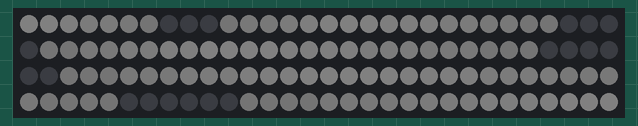
This sketch was run on a simulated Arduino Uno, built with avr-gcc and run on an emulated ATmega328P. Parts: 120 RGB LEDs in strip order, left to right, continuing on the next row. Dim RGB values are drawn brighter than linear; random numbers use the default seed unless the sketch sets one; what the sketch prints to the serial monitor is not drawn.

Above: at 0.6 s.
At 2.6 s:
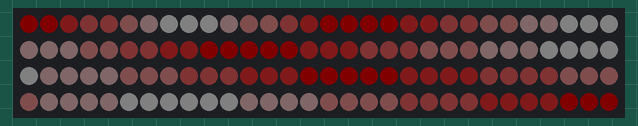
At 10.7 s:
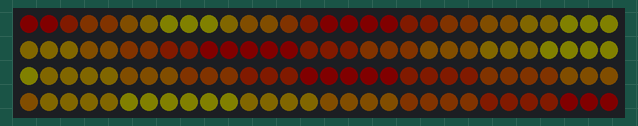
At 19.8 s:
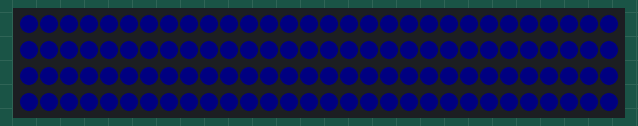
At 28.9 s:
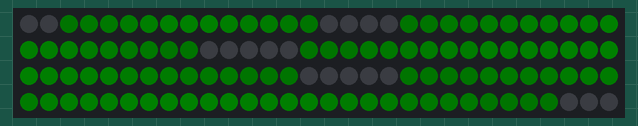
At 38.1 s:
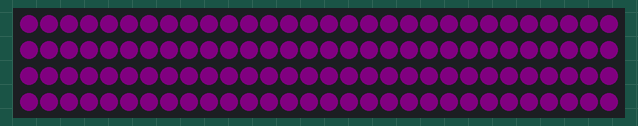

Measured:
- what the display in image 0 shows lasts 1.0 s, from 0.5 s to 1.5 s
- what the display in image 1 shows lasts 2.0 s, from 2.6 s to 4.6 s

The sketch:

neopixel_ring_gradients.ino
```cpp
//TODO:
// For shifting, try to shift the colors in an array rather than shifting as part of the gradient function
// have separate function to light pixels based on the colors of the array

#include <Adafruit_NeoPixel.h>
#include <math.h>

// Which pin on the Arduino is connected to the NeoPixels?
#define LED_PIN    6

// How many NeoPixels are attached to the Arduino?
#define LED_COUNT 120
#define S_PIXEL_COUNT 16   // pixels 0 - 15, 22.5
#define M_PIXEL_COUNT 24   // pixels 16 - 39, 15 degs
#define L_PIXEL_COUNT 35   // pixels 40 - 74, 10.3 degs
#define XL_PIXEL_COUNT 45  // pixels 75 - 119, 8 degs
const int S_PIXEL_START = 0;
const int S_PIXEL_END = 15;
const int M_PIXEL_START = S_PIXEL_COUNT; // 16
const int M_PIXEL_END = M_PIXEL_START + M_PIXEL_COUNT; // 40 (index 39)
const int L_PIXEL_START = M_PIXEL_START + M_PIXEL_COUNT; // 40
const int L_PIXEL_END = L_PIXEL_START + L_PIXEL_COUNT;   // 75 (index 74)
const int XL_PIXEL_START = L_PIXEL_START + L_PIXEL_COUNT; // 75
const int XL_PIXEL_END = XL_PIXEL_START + XL_PIXEL_COUNT; // 120 (index 119)


byte pixel_colors[LED_COUNT][3];                // array to store colors in their original, primary position
byte shifted_pixel_colors[LED_COUNT][3];        // array to start colors after being shifted
byte gradient_colors[2][3] = {{0,0,0},{0,0,0}}; // array of 2 rbg colors for the gradient

bool adjust_colors = true;                       // set whether you want to adjust colors or not (so you don't pointless adjust to same color every loop)

const float micro_step_amt = 0.02;
bool  free_shift = true;            // mode for shifting colors around each ring individually
bool  sync_shift = false;             // mode for shifting colors around all rings in sync
float xl_shift_counter = 0.00;
float l_shift_counter = 0.00;
float m_shift_counter = 0.00;
float s_shift_counter = 0.00;

// Declare our NeoPixel strip object:
Adafruit_NeoPixel strip(LED_COUNT, LED_PIN, NEO_GRB + NEO_KHZ800); // (Total number of pixels, Arduino pin number, Pixel type flags)

void light_leds(){
  // This function sets the pixel colors based on the final color setting (currently the color after they have been shifted)
  for(int pixel = 0; pixel < LED_COUNT; pixel++){
    strip.setPixelColor(pixel, pixel_colors[pixel][0], pixel_colors[pixel][1], pixel_colors[pixel][2]);
    // Serial.print("Pixel ");Serial.print(pixel);Serial.print(": Red: ");Serial.println(pixel_colors[pixel][0]);
  }

  strip.show(); // update the colors of the pixels
}


void set_gradient_color(byte color_num, byte r, byte g, byte b) {
  // set the two colors for the gradient in the gradient color array
  gradient_colors[color_num][0] = r;
  gradient_colors[color_num][1] = g;
  gradient_colors[color_num][2] = b;
}

byte get_ring_pixel_count(char circle)
{
  // define pixel count and offset for each circle type
  if (circle == 's')
  {
    return S_PIXEL_COUNT;
  }
  else if (circle == 'm')
  {
    return M_PIXEL_COUNT;
  }
  else if (circle == 'l')
  {
    return L_PIXEL_COUNT;
  }
  else if (circle == 'x')
  {
    return XL_PIXEL_COUNT;
  }
}

byte get_ring_first_pixel(char circle)
{
  if (circle == 's')
  {
    return S_PIXEL_START;
  }
  else if (circle == 'm')
  {
    return M_PIXEL_START;
  }
  else if (circle == 'l')
  {
    return L_PIXEL_START;
  }
  else if (circle == 'x')
  {
    return XL_PIXEL_START;
  }
}

void apply_gradient(char circle, byte color_1[], byte color_2[])
{ // Applies the color gradient between two colors on a given pixel ring to the main pixel_colors array.
  // TODO: define array size?

  byte pixels_per_color = get_ring_pixel_count(circle) / 2; // find how many pixels each color should have based on the ring
  byte ring_first_pixel = get_ring_first_pixel(circle);     // was circle_offset    // determines where the first color should start based on which circle we're working on

  // add one to pixels_per_color for the rings with odd # leds
  if (pixels_per_color % 2 == 1)
    pixels_per_color++;

  // for each color of the 2 color array
  for (int color = 0; color < 2; color++)
  {
    // figure out which range of pixels we're working on based on the circle: [start pixel, end pixel]
    byte current_range[2];

    // to fix bug of xl 2nd color going out of array range
    if (circle == 'x' && color == 1)
    {
      current_range[0] = (color * pixels_per_color) + ring_first_pixel; // 22 + 75 = 97
      current_range[1] = ((color + 1) * pixels_per_color) + ring_first_pixel + 1; // 44 + 75 + 1 = 120
    }
    else
    {
      current_range[0] = (color * pixels_per_color) + ring_first_pixel;  // 75
      current_range[1] = ((color + 1) * pixels_per_color) + ring_first_pixel; // 22 + 75 = 97
    }

    byte final_color[3];

    // set the starting color for the range (if color = 0 it's red. if color = 1 it's blue)
    if (color == 0)
    {
      final_color[0] = color_1[0]; // r
      final_color[1] = color_1[1]; // g
      final_color[2] = color_1[2]; // b
      // Serial.print("final_color_1 red: "); Serial.println(final_color[0]);
    }
    if (color == 1)
    {
      final_color[0] = color_2[0];
      final_color[1] = color_2[1];
      final_color[2] = color_2[2];
      // Serial.print("final_color_2 red: "); Serial.println(final_color[0]);
    }

    // Serial.print("Seeing if we can get into gradient color loop: start "); Serial.print(current_range[0]); Serial.print(" end: "); Serial.println(current_range[1]);
    for (int pixel = current_range[0]; pixel < current_range[1]; pixel++)
    {
      // apply the gradient color to the main pixel color array:
      pixel_colors[pixel][0] = final_color[0];
      pixel_colors[pixel][1] = final_color[1];
      pixel_colors[pixel][2] = final_color[2];
      // Serial.print("Apply final gradient color to pixel_colors pixel: "); Serial.print(pixel); Serial.print(" red: "); Serial.println(pixel_colors[pixel][0]);

      // define next color in the gradient:
      if (color == 0)
      {
        final_color[0] += int((color_2[0] - color_1[0]) / pixels_per_color);
        final_color[1] += int((color_2[1] - color_1[1]) / pixels_per_color);
        final_color[2] += int((color_2[2] - color_1[2]) / pixels_per_color);
      }
      if (color == 1)
      {
        final_color[0] += int((color_1[0] - color_2[0]) / pixels_per_color);
        final_color[1] += int((color_1[1] - color_2[1]) / pixels_per_color);
        final_color[2] += int((color_1[2] - color_2[2]) / pixels_per_color);
      }
    }
    // Serial.println("End of gradient colors being applied to pixel_colors ");
  }
  // Serial.println("End of apply gradient function");
}

//////////////////////////////////////////////////////////

void setup() {
  Serial.begin(9600); // open the serial port at 9600 bps:
  Serial.println("Hello. Setup running.");
  strip.begin();           // INITIALIZE NeoPixel strip object (REQUIRED)
  strip.clear();
  strip.show();            // Turn OFF all pixels (turns off as no pixel colors have been defined yet)
  strip.setBrightness(5);  // Set BRIGHTNESS (max = 255)


  // setup initial colors
  // set the gradient colors
  set_gradient_color(0, 255, 0, 0);
  set_gradient_color(1, 0, 0, 255);

  // apply the gradient using the gradient colors
  apply_gradient('s', gradient_colors[0], gradient_colors[1]);
  apply_gradient('m', gradient_colors[0], gradient_colors[1]);
  apply_gradient('l', gradient_colors[0], gradient_colors[1]);
  apply_gradient('x', gradient_colors[0], gradient_colors[1]);

  delay(500);
  Serial.println("End of Setup.");
}

void loop() {

  if (adjust_colors) {
      // set the gradient colors
      // todo: adjust colors based on pot input
      int color[2] = {0, 255};
      set_gradient_color(0, color[random(0, 2)], color[random(0, 2)], color[random(0, 2)]);
      set_gradient_color(1, color[random(0, 2)], color[random(0, 2)], color[random(0, 2)]);

      // apply the gradient using the gradient colors
      apply_gradient('s', gradient_colors[0], gradient_colors[1]);
      apply_gradient('m', gradient_colors[0], gradient_colors[1]);
      apply_gradient('l', gradient_colors[0], gradient_colors[1]);
      apply_gradient('x', gradient_colors[0], gradient_colors[1]);

      adjust_colors = false;
  }

  light_leds();
  adjust_colors = true;


  delay(1000);
  // Serial.println("End of Loop.");
}
```
